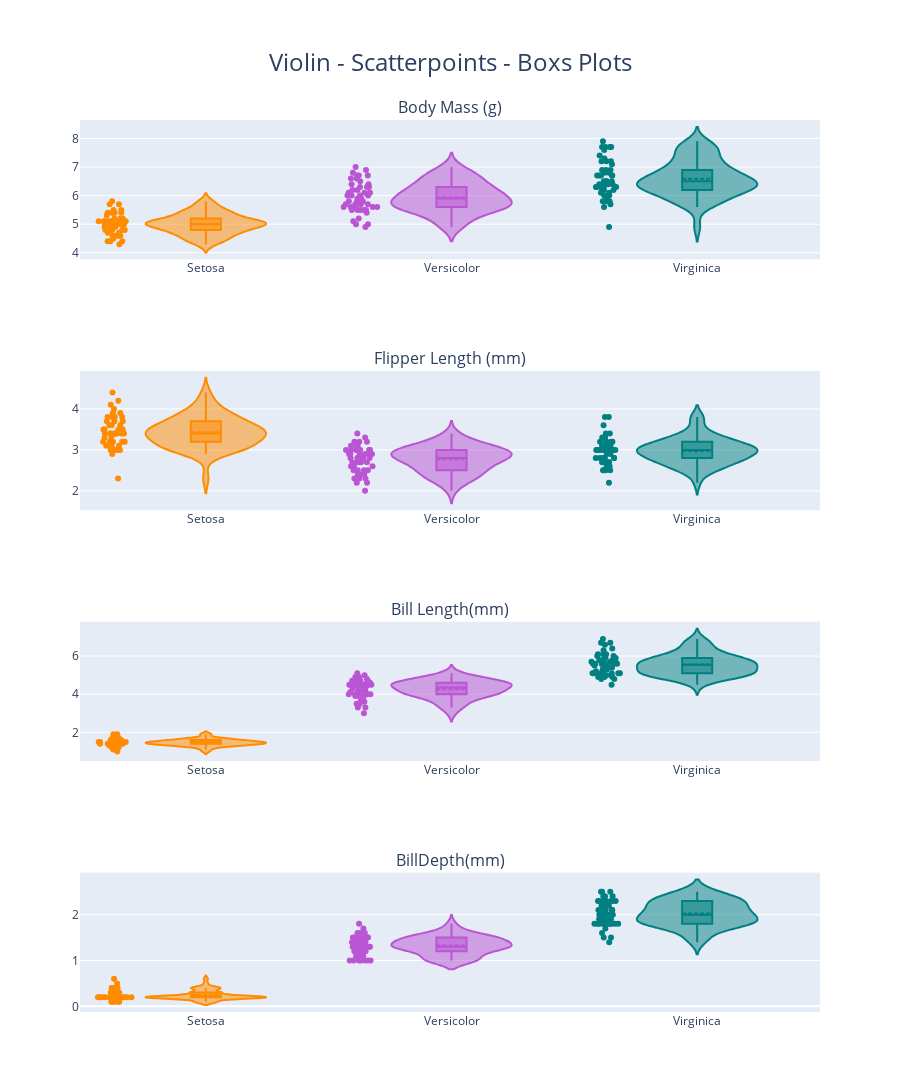

Notebook code cell kept with this figure:
### Code cell
# Import necessary libraries from Plotly
from plotly.subplots import make_subplots
import plotly.graph_objects as go
# Define colors for each species
color =['darkorange','mediumorchid','teal']
# Create a list for 'Body_Mass(g)'
trace_bm = []
# Iterate through unique species and create Violin plot traces for Body Mass
for var,col in zip(iris.Species.unique(),color):
    trace = go.Violin(x = iris['Species'][iris['Species']==var], y =iris['Sepal_Length'][iris['Species']==var],
                    box_visible=True,
                    meanline_visible=True,
                    points='all',
                    line_color=col,
                    name=var)
    trace_bm.append(trace)
# Create a list for Flipper_Length(mm)'
trace_flipper = []
# Iterate through unique species and create Violin plot traces for Flipper_Length(mm)
for var,col in zip(iris.Species.unique(),color):
    trace2 = go.Violin(x = iris['Species'][iris['Species']==var], y =iris['Sepal_Width'][iris['Species']==var],
             box_visible=True,
             meanline_visible=True,
             points='all',
             line_color=col,
        )
    trace_flipper.append(trace2)
# Create a list for Bill_Length(mm)
trace_bill_lenght = []
# Iterate through unique species and create Violin plot traces for Bill_Length(mm)
for var,col in zip(iris.Species.unique(),color):
    trace2 = go.Violin(x = iris['Species'][iris['Species']==var], y =iris['Petal_Length'][iris['Species']==var],
             box_visible=True,
             meanline_visible=True,
             points='all',
             line_color=col,
        )
    trace_bill_lenght.append(trace2)
# Create a list for Bill Depth
trace_bill_depth = []
# Iterate through unique species and create Violin plot traces for Bill Depth
for var,col in zip(iris.Species.unique(),color):
    trace2 = go.Violin(x = iris['Species'][iris['Species']==var], y =iris['Petal_Width'][iris['Species']==var],
             box_visible=True,
             meanline_visible=True,
             points='all',
             line_color=col,
        )
    trace_bill_depth.append(trace2)
# Create subplots with titles for each feature
fig = make_subplots(rows=4, cols=1, subplot_titles=("Body Mass (g)","Flipper Length (mm)", 'Bill Length(mm)', 'BillDepth(mm)')) 
# Add traces to subplots
for i in trace_bm:
    fig.add_trace(i,row=1,col=1)
for j in trace_flipper:    
    fig.add_trace(j,row=2,col=1)
for j in trace_bill_lenght:    
    fig.add_trace(j,row=3,col=1)
for j in trace_bill_depth:    
    fig.add_trace(j,row=4,col=1)
# Update overall layout
fig.update_layout(showlegend = False, 
                    title = 'Violin - Scatterpoints - Boxs Plots',
                    title_x=0.5,
                    title_y=0.95,
                    title_font=dict(size=24),
                    height=1200,
                    margin=dict(t=120))
# Display the figure
fig.show()

### Figure 1 — Plotly figure (JSON) as saved in the notebook; plotly's stock layout.template omitted (floating-point values rounded to 4 significant figures)
{"data": [{"box": {"visible": true}, "line": {"color": "darkorange"}, "meanline": {"visible": true}, "name": "Setosa", "points": "all", "type": "violin", "x": ["Setosa", "Setosa", "Setosa", "Setosa", "Setosa", "Setosa", "Setosa", "Setosa", "Setosa", "Setosa", "Setosa", "Setosa", "Setosa", "Setosa", "Setosa", "Setosa", "Setosa", "Setosa", "Setosa", "Setosa", "Setosa", "Setosa", "Setosa", "Setosa", "Setosa", "Setosa", "Setosa", "Setosa", "Setosa", "Setosa", "Setosa", "Setosa", "Setosa", "Setosa", "Setosa", "Setosa", "Setosa", "Setosa", "Setosa", "Setosa", "Setosa", "Setosa", "Setosa", "Setosa", "Setosa", "Setosa", "Setosa", "Setosa", "Setosa", "Setosa"], "xaxis": "x", "y": [5.1, 4.9, 4.7, 4.6, 5, 5.4, 4.6, 5, 4.4, 4.9, 5.4, 4.8, 4.8, 4.3, 5.8, 5.7, 5.4, 5.1, 5.7, 5.1, 5.4, 5.1, 4.6, 5.1, 4.8, 5, 5, 5.2, 5.2, 4.7, 4.8, 5.4, 5.2, 5.5, 4.9, 5, 5.5, 4.9, 4.4, 5.1, 5, 4.5, 4.4, 5, 5.1, 4.8, 5.1, 4.6, 5.3, 5], "yaxis": "y"}, {"box": {"visible": true}, "line": {"color": "mediumorchid"}, "meanline": {"visible": true}, "name": "Versicolor", "points": "all", "type": "violin", "x": ["Versicolor", "Versicolor", "Versicolor", "Versicolor", "Versicolor", "Versicolor", "Versicolor", "Versicolor", "Versicolor", "Versicolor", "Versicolor", "Versicolor", "Versicolor", "Versicolor", "Versicolor", "Versicolor", "Versicolor", "Versicolor", "Versicolor", "Versicolor", "Versicolor", "Versicolor", "Versicolor", "Versicolor", "Versicolor", "Versicolor", "Versicolor", "Versicolor", "Versicolor", "Versicolor", "Versicolor", "Versicolor", "Versicolor", "Versicolor", "Versicolor", "Versicolor", "Versicolor", "Versicolor", "Versicolor", "Versicolor", "Versicolor", "Versicolor", "Versicolor", "Versicolor", "Versicolor", "Versicolor", "Versicolor", "Versicolor", "Versicolor", "Versicolor"], "xaxis": "x", "y": [7, 6.4, 6.9, 5.5, 6.5, 5.7, 6.3, 4.9, 6.6, 5.2, 5, 5.9, 6, 6.1, 5.6, 6.7, 5.6, 5.8, 6.2, 5.6, 5.9, 6.1, 6.3, 6.1, 6.4, 6.6, 6.8, 6.7, 6, 5.7, 5.5, 5.5, 5.8, 6, 5.4, 6, 6.7, 6.3, 5.6, 5.5, 5.5, 6.1, 5.8, 5, 5.6, 5.7, 5.7, 6.2, 5.1, 5.7], "yaxis": "y"}, {"box": {"visible": true}, "line": {"color": "teal"}, "meanline": {"visible": true}, "name": "Virginica", "points": "all", "type": "violin", "x": ["Virginica", "Virginica", "Virginica", "Virginica", "Virginica", "Virginica", "Virginica", "Virginica", "Virginica", "Virginica", "Virginica", "Virginica", "Virginica", "Virginica", "Virginica", "Virginica", "Virginica", "Virginica", "Virginica", "Virginica", "Virginica", "Virginica", "Virginica", "Virginica", "Virginica", "Virginica", "Virginica", "Virginica", "Virginica", "Virginica", "Virginica", "Virginica", "Virginica", "Virginica", "Virginica", "Virginica", "Virginica", "Virginica", "Virginica", "Virginica", "Virginica", "Virginica", "Virginica", "Virginica", "Virginica", "Virginica", "Virginica", "Virginica", "Virginica", "Virginica"], "xaxis": "x", "y": [6.3, 5.8, 7.1, 6.3, 6.5, 7.6, 4.9, 7.3, 6.7, 7.2, 6.5, 6.4, 6.8, 5.7, 5.8, 6.4, 6.5, 7.7, 7.7, 6, 6.9, 5.6, 7.7, 6.3, 6.7, 7.2, 6.2, 6.1, 6.4, 7.2, 7.4, 7.9, 6.4, 6.3, 6.1, 7.7, 6.3, 6.4, 6, 6.9, 6.7, 6.9, 5.8, 6.8, 6.7, 6.7, 6.3, 6.5, 6.2, 5.9], "yaxis": "y"}, {"box": {"visible": true}, "line": {"color": "darkorange"}, "meanline": {"visible": true}, "points": "all", "type": "violin", "x": ["Setosa", "Setosa", "Setosa", "Setosa", "Setosa", "Setosa", "Setosa", "Setosa", "Setosa", "Setosa", "Setosa", "Setosa", "Setosa", "Setosa", "Setosa", "Setosa", "Setosa", "Setosa", "Setosa", "Setosa", "Setosa", "Setosa", "Setosa", "Setosa", "Setosa", "Setosa", "Setosa", "Setosa", "Setosa", "Setosa", "Setosa", "Setosa", "Setosa", "Setosa", "Setosa", "Setosa", "Setosa", "Setosa", "Setosa", "Setosa", "Setosa", "Setosa", "Setosa", "Setosa", "Setosa", "Setosa", "Setosa", "Setosa", "Setosa", "Setosa"], "xaxis": "x2", "y": [3.5, 3, 3.2, 3.1, 3.6, 3.9, 3.4, 3.4, 2.9, 3.1, 3.7, 3.4, 3, 3, 4, 4.4, 3.9, 3.5, 3.8, 3.8, 3.4, 3.7, 3.6, 3.3, 3.4, 3, 3.4, 3.5, 3.4, 3.2, 3.1, 3.4, 4.1, 4.2, 3.1, 3.2, 3.5, 3.6, 3, 3.4, 3.5, 2.3, 3.2, 3.5, 3.8, 3, 3.8, 3.2, 3.7, 3.3], "yaxis": "y2"}, {"box": {"visible": true}, "line": {"color": "mediumorchid"}, "meanline": {"visible": true}, "points": "all", "type": "violin", "x": ["Versicolor", "Versicolor", "Versicolor", "Versicolor", "Versicolor", "Versicolor", "Versicolor", "Versicolor", "Versicolor", "Versicolor", "Versicolor", "Versicolor", "Versicolor", "Versicolor", "Versicolor", "Versicolor", "Versicolor", "Versicolor", "Versicolor", "Versicolor", "Versicolor", "Versicolor", "Versicolor", "Versicolor", "Versicolor", "Versicolor", "Versicolor", "Versicolor", "Versicolor", "Versicolor", "Versicolor", "Versicolor", "Versicolor", "Versicolor", "Versicolor", "Versicolor", "Versicolor", "Versicolor", "Versicolor", "Versicolor", "Versicolor", "Versicolor", "Versicolor", "Versicolor", "Versicolor", "Versicolor", "Versicolor", "Versicolor", "Versicolor", "Versicolor"], "xaxis": "x2", "y": [3.2, 3.2, 3.1, 2.3, 2.8, 2.8, 3.3, 2.4, 2.9, 2.7, 2, 3, 2.2, 2.9, 2.9, 3.1, 3, 2.7, 2.2, 2.5, 3.2, 2.8, 2.5, 2.8, 2.9, 3, 2.8, 3, 2.9, 2.6, 2.4, 2.4, 2.7, 2.7, 3, 3.4, 3.1, 2.3, 3, 2.5, 2.6, 3, 2.6, 2.3, 2.7, 3, 2.9, 2.9, 2.5, 2.8], "yaxis": "y2"}, {"box": {"visible": true}, "line": {"color": "teal"}, "meanline": {"visible": true}, "points": "all", "type": "violin", "x": ["Virginica", "Virginica", "Virginica", "Virginica", "Virginica", "Virginica", "Virginica", "Virginica", "Virginica", "Virginica", "Virginica", "Virginica", "Virginica", "Virginica", "Virginica", "Virginica", "Virginica", "Virginica", "Virginica", "Virginica", "Virginica", "Virginica", "Virginica", "Virginica", "Virginica", "Virginica", "Virginica", "Virginica", "Virginica", "Virginica", "Virginica", "Virginica", "Virginica", "Virginica", "Virginica", "Virginica", "Virginica", "Virginica", "Virginica", "Virginica", "Virginica", "Virginica", "Virginica", "Virginica", "Virginica", "Virginica", "Virginica", "Virginica", "Virginica", "Virginica"], "xaxis": "x2", "y": [3.3, 2.7, 3, 2.9, 3, 3, 2.5, 2.9, 2.5, 3.6, 3.2, 2.7, 3, 2.5, 2.8, 3.2, 3, 3.8, 2.6, 2.2, 3.2, 2.8, 2.8, 2.7, 3.3, 3.2, 2.8, 3, 2.8, 3, 2.8, 3.8, 2.8, 2.8, 2.6, 3, 3.4, 3.1, 3, 3.1, 3.1, 3.1, 2.7, 3.2, 3.3, 3, 2.5, 3, 3.4, 3], "yaxis": "y2"}, {"box": {"visible": true}, "line": {"color": "darkorange"}, "meanline": {"visible": true}, "points": "all", "type": "violin", "x": ["Setosa", "Setosa", "Setosa", "Setosa", "Setosa", "Setosa", "Setosa", "Setosa", "Setosa", "Setosa", "Setosa", "Setosa", "Setosa", "Setosa", "Setosa", "Setosa", "Setosa", "Setosa", "Setosa", "Setosa", "Setosa", "Setosa", "Setosa", "Setosa", "Setosa", "Setosa", "Setosa", "Setosa", "Setosa", "Setosa", "Setosa", "Setosa", "Setosa", "Setosa", "Setosa", "Setosa", "Setosa", "Setosa", "Setosa", "Setosa", "Setosa", "Setosa", "Setosa", "Setosa", "Setosa", "Setosa", "Setosa", "Setosa", "Setosa", "Setosa"], "xaxis": "x3", "y": [1.4, 1.4, 1.3, 1.5, 1.4, 1.7, 1.4, 1.5, 1.4, 1.5, 1.5, 1.6, 1.4, 1.1, 1.2, 1.5, 1.3, 1.4, 1.7, 1.5, 1.7, 1.5, 1, 1.7, 1.9, 1.6, 1.6, 1.5, 1.4, 1.6, 1.6, 1.5, 1.5, 1.4, 1.5, 1.2, 1.3, 1.4, 1.3, 1.5, 1.3, 1.3, 1.3, 1.6, 1.9, 1.4, 1.6, 1.4, 1.5, 1.4], "yaxis": "y3"}, {"box": {"visible": true}, "line": {"color": "mediumorchid"}, "meanline": {"visible": true}, "points": "all", "type": "violin", "x": ["Versicolor", "Versicolor", "Versicolor", "Versicolor", "Versicolor", "Versicolor", "Versicolor", "Versicolor", "Versicolor", "Versicolor", "Versicolor", "Versicolor", "Versicolor", "Versicolor", "Versicolor", "Versicolor", "Versicolor", "Versicolor", "Versicolor", "Versicolor", "Versicolor", "Versicolor", "Versicolor", "Versicolor", "Versicolor", "Versicolor", "Versicolor", "Versicolor", "Versicolor", "Versicolor", "Versicolor", "Versicolor", "Versicolor", "Versicolor", "Versicolor", "Versicolor", "Versicolor", "Versicolor", "Versicolor", "Versicolor", "Versicolor", "Versicolor", "Versicolor", "Versicolor", "Versicolor", "Versicolor", "Versicolor", "Versicolor", "Versicolor", "Versicolor"], "xaxis": "x3", "y": [4.7, 4.5, 4.9, 4, 4.6, 4.5, 4.7, 3.3, 4.6, 3.9, 3.5, 4.2, 4, 4.7, 3.6, 4.4, 4.5, 4.1, 4.5, 3.9, 4.8, 4, 4.9, 4.7, 4.3, 4.4, 4.8, 5, 4.5, 3.5, 3.8, 3.7, 3.9, 5.1, 4.5, 4.5, 4.7, 4.4, 4.1, 4, 4.4, 4.6, 4, 3.3, 4.2, 4.2, 4.2, 4.3, 3, 4.1], "yaxis": "y3"}, {"box": {"visible": true}, "line": {"color": "teal"}, "meanline": {"visible": true}, "points": "all", "type": "violin", "x": ["Virginica", "Virginica", "Virginica", "Virginica", "Virginica", "Virginica", "Virginica", "Virginica", "Virginica", "Virginica", "Virginica", "Virginica", "Virginica", "Virginica", "Virginica", "Virginica", "Virginica", "Virginica", "Virginica", "Virginica", "Virginica", "Virginica", "Virginica", "Virginica", "Virginica", "Virginica", "Virginica", "Virginica", "Virginica", "Virginica", "Virginica", "Virginica", "Virginica", "Virginica", "Virginica", "Virginica", "Virginica", "Virginica", "Virginica", "Virginica", "Virginica", "Virginica", "Virginica", "Virginica", "Virginica", "Virginica", "Virginica", "Virginica", "Virginica", "Virginica"], "xaxis": "x3", "y": [6, 5.1, 5.9, 5.6, 5.8, 6.6, 4.5, 6.3, 5.8, 6.1, 5.1, 5.3, 5.5, 5, 5.1, 5.3, 5.5, 6.7, 6.9, 5, 5.7, 4.9, 6.7, 4.9, 5.7, 6, 4.8, 4.9, 5.6, 5.8, 6.1, 6.4, 5.6, 5.1, 5.6, 6.1, 5.6, 5.5, 4.8, 5.4, 5.6, 5.1, 5.1, 5.9, 5.7, 5.2, 5, 5.2, 5.4, 5.1], "yaxis": "y3"}, {"box": {"visible": true}, "line": {"color": "darkorange"}, "meanline": {"visible": true}, "points": "all", "type": "violin", "x": ["Setosa", "Setosa", "Setosa", "Setosa", "Setosa", "Setosa", "Setosa", "Setosa", "Setosa", "Setosa", "Setosa", "Setosa", "Setosa", "Setosa", "Setosa", "Setosa", "Setosa", "Setosa", "Setosa", "Setosa", "Setosa", "Setosa", "Setosa", "Setosa", "Setosa", "Setosa", "Setosa", "Setosa", "Setosa", "Setosa", "Setosa", "Setosa", "Setosa", "Setosa", "Setosa", "Setosa", "Setosa", "Setosa", "Setosa", "Setosa", "Setosa", "Setosa", "Setosa", "Setosa", "Setosa", "Setosa", "Setosa", "Setosa", "Setosa", "Setosa"], "xaxis": "x4", "y": [0.2, 0.2, 0.2, 0.2, 0.2, 0.4, 0.3, 0.2, 0.2, 0.1, 0.2, 0.2, 0.1, 0.1, 0.2, 0.4, 0.4, 0.3, 0.3, 0.3, 0.2, 0.4, 0.2, 0.5, 0.2, 0.2, 0.4, 0.2, 0.2, 0.2, 0.2, 0.4, 0.1, 0.2, 0.2, 0.2, 0.2, 0.1, 0.2, 0.2, 0.3, 0.3, 0.2, 0.6, 0.4, 0.3, 0.2, 0.2, 0.2, 0.2], "yaxis": "y4"}, {"box": {"visible": true}, "line": {"color": "mediumorchid"}, "meanline": {"visible": true}, "points": "all", "type": "violin", "x": ["Versicolor", "Versicolor", "Versicolor", "Versicolor", "Versicolor", "Versicolor", "Versicolor", "Versicolor", "Versicolor", "Versicolor", "Versicolor", "Versicolor", "Versicolor", "Versicolor", "Versicolor", "Versicolor", "Versicolor", "Versicolor", "Versicolor", "Versicolor", "Versicolor", "Versicolor", "Versicolor", "Versicolor", "Versicolor", "Versicolor", "Versicolor", "Versicolor", "Versicolor", "Versicolor", "Versicolor", "Versicolor", "Versicolor", "Versicolor", "Versicolor", "Versicolor", "Versicolor", "Versicolor", "Versicolor", "Versicolor", "Versicolor", "Versicolor", "Versicolor", "Versicolor", "Versicolor", "Versicolor", "Versicolor", "Versicolor", "Versicolor", "Versicolor"], "xaxis": "x4", "y": [1.4, 1.5, 1.5, 1.3, 1.5, 1.3, 1.6, 1, 1.3, 1.4, 1, 1.5, 1, 1.4, 1.3, 1.4, 1.5, 1, 1.5, 1.1, 1.8, 1.3, 1.5, 1.2, 1.3, 1.4, 1.4, 1.7, 1.5, 1, 1.1, 1, 1.2, 1.6, 1.5, 1.6, 1.5, 1.3, 1.3, 1.3, 1.2, 1.4, 1.2, 1, 1.3, 1.2, 1.3, 1.3, 1.1, 1.3], "yaxis": "y4"}, {"box": {"visible": true}, "line": {"color": "teal"}, "meanline": {"visible": true}, "points": "all", "type": "violin", "x": ["Virginica", "Virginica", "Virginica", "Virginica", "Virginica", "Virginica", "Virginica", "Virginica", "Virginica", "Virginica", "Virginica", "Virginica", "Virginica", "Virginica", "Virginica", "Virginica", "Virginica", "Virginica", "Virginica", "Virginica", "Virginica", "Virginica", "Virginica", "Virginica", "Virginica", "Virginica", "Virginica", "Virginica", "Virginica", "Virginica", "Virginica", "Virginica", "Virginica", "Virginica", "Virginica", "Virginica", "Virginica", "Virginica", "Virginica", "Virginica", "Virginica", "Virginica", "Virginica", "Virginica", "Virginica", "Virginica", "Virginica", "Virginica", "Virginica", "Virginica"], "xaxis": "x4", "y": [2.5, 1.9, 2.1, 1.8, 2.2, 2.1, 1.7, 1.8, 1.8, 2.5, 2, 1.9, 2.1, 2, 2.4, 2.3, 1.8, 2.2, 2.3, 1.5, 2.3, 2, 2, 1.8, 2.1, 1.8, 1.8, 1.8, 2.1, 1.6, 1.9, 2, 2.2, 1.5, 1.4, 2.3, 2.4, 1.8, 1.8, 2.1, 2.4, 2.3, 1.9, 2.3, 2.5, 2.3, 1.9, 2, 2.3, 1.8], "yaxis": "y4"}], "layout": {"annotations": [{"font": {"size": 16}, "showarrow": false, "text": "Body Mass (g)", "x": 0.5, "xanchor": "center", "xref": "paper", "y": 1, "yanchor": "bottom", "yref": "paper"}, {"font": {"size": 16}, "showarrow": false, "text": "Flipper Length (mm)", "x": 0.5, "xanchor": "center", "xref": "paper", "y": 0.7188, "yanchor": "bottom", "yref": "paper"}, {"font": {"size": 16}, "showarrow": false, "text": "Bill Length(mm)", "x": 0.5, "xanchor": "center", "xref": "paper", "y": 0.4375, "yanchor": "bottom", "yref": "paper"}, {"font": {"size": 16}, "showarrow": false, "text": "BillDepth(mm)", "x": 0.5, "xanchor": "center", "xref": "paper", "y": 0.1562, "yanchor": "bottom", "yref": "paper"}], "height": 1200, "margin": {"t": 120}, "showlegend": false, "title": {"font": {"size": 24}, "text": "Violin - Scatterpoints - Boxs Plots", "x": 0.5, "y": 0.95}, "xaxis": {"anchor": "y", "domain": [0, 1]}, "xaxis2": {"anchor": "y2", "domain": [0, 1]}, "xaxis3": {"anchor": "y3", "domain": [0, 1]}, "xaxis4": {"anchor": "y4", "domain": [0, 1]}, "yaxis": {"anchor": "x", "domain": [0.8438, 1]}, "yaxis2": {"anchor": "x2", "domain": [0.5625, 0.7188]}, "yaxis3": {"anchor": "x3", "domain": [0.2812, 0.4375]}, "yaxis4": {"anchor": "x4", "domain": [0, 0.1562]}}}
